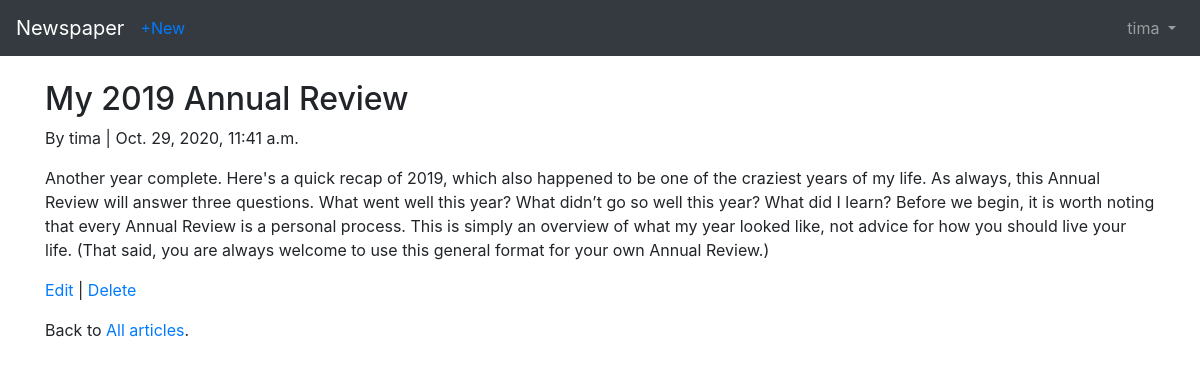
The page /articles1/ (signed in) on the database its author committed.
### users/models.py (models this page shows)
class CustomUser(AbstractUser):
    age = models.PositiveIntegerField(default=0)

### articles/models.py (models this page shows, shortened)
class Article(models.Model):
    title = models.CharField(max_length=255)
    body = models.TextField()
    date = models.DateTimeField(auto_now_add=True)
    author = models.ForeignKey(
        settings.AUTH_USER_MODEL,
        on_delete=models.CASCADE,
    )

### articles/views.py (the view)
# urls.py: path('<int:pk>/', views.ArticleDetail.as_view(), name='article_detail'),
class ArticleDetail( LoginRequiredMixin, DetailView):
    model = Article
    template_name = 'article_detail.html'
    login_url = 'login'

### templates/article_detail.html (shortened to what this page needs)
{% extends 'base.html' %}
{% block content %}
    <div class="article-entry">
        <h2>{{ object.title }}</h2>
        <p>By {{ object.author }} | {{ object.date }} </p>
        <p>{{ object.body }}</p>
    </div>
    <p><a href="{% url 'article_edit' article.pk %}">Edit</a> | <a href="{% url 'article_delete' article.pk %}">Delete</a></p>
    <p>Back to<a href="{% url 'article_list' %}"> All articles</a>.</p>
{% endblock %}

### templates/base.html (shortened to what this page needs)
<!doctype html>
<html lang="en">
  <head>
    <link rel="stylesheet" href="https://stackpath.bootstrapcdn.com/bootstrap/4.5.2/css/bootstrap.min.css">
  </head>
  <body>
    <nav class="navbar navbar-expand-md navbar-dark bg-dark mb-4" >
        <a href="{% url 'home' %}" class="navbar-brand">Newspaper</a>
        {% if user.is_authenticated %}
            <ul class="navbar-nav mr-auto">
                <li class="nav-item"><a href="{% url 'article_new' %}">+New</a></li>
            </ul>
        {% endif %}
        <div class="collapse navbar-collapse" id="navbarCollapse">
            {% if user.is_authenticated %}
                <ul class="navbar-nav ml-auto">
                    <li class="nav-item">
                        <a href="" class="nav-link dropdown-toggle" id="userMenu" data-toggle="dropdown"
                           aria-haspopup="true" aria-expanded="false">
                            {{ user.username }}
                        </a>
                    </li>
                </ul>
            {% else %}
            <form action="" class="form-inline ml-auto">
                <a href="{% url 'signup' %}" class="btn btn-primary ml-2">Sign up</a>
            </form>
            {% endif %}
        </div>
    </nav>
    <div class="container">
        {% block content %}
        {% endblock content %}
    </div>
  </body>
</html>

### rows shown on the page
CustomUser: username "tima"
Article: title "My 2019 Annual Review", author "tima", date "Oct. 29, 2020, 11:41 a.m.", body "Another year complete. Here's a quick recap of 2019, which also happened to be one of the craziest years of my life. As always, this Annual Review will answer three questions. What went well this year? What didn’t go so well this year? What did I learn? Before we begin, it is worth noting that every Annual Review is a personal process. This is simply an overview of what my year looked like, not advice for how you should live your life. (That said, you are always welcome to use this general format for your own Annual Review.)"
